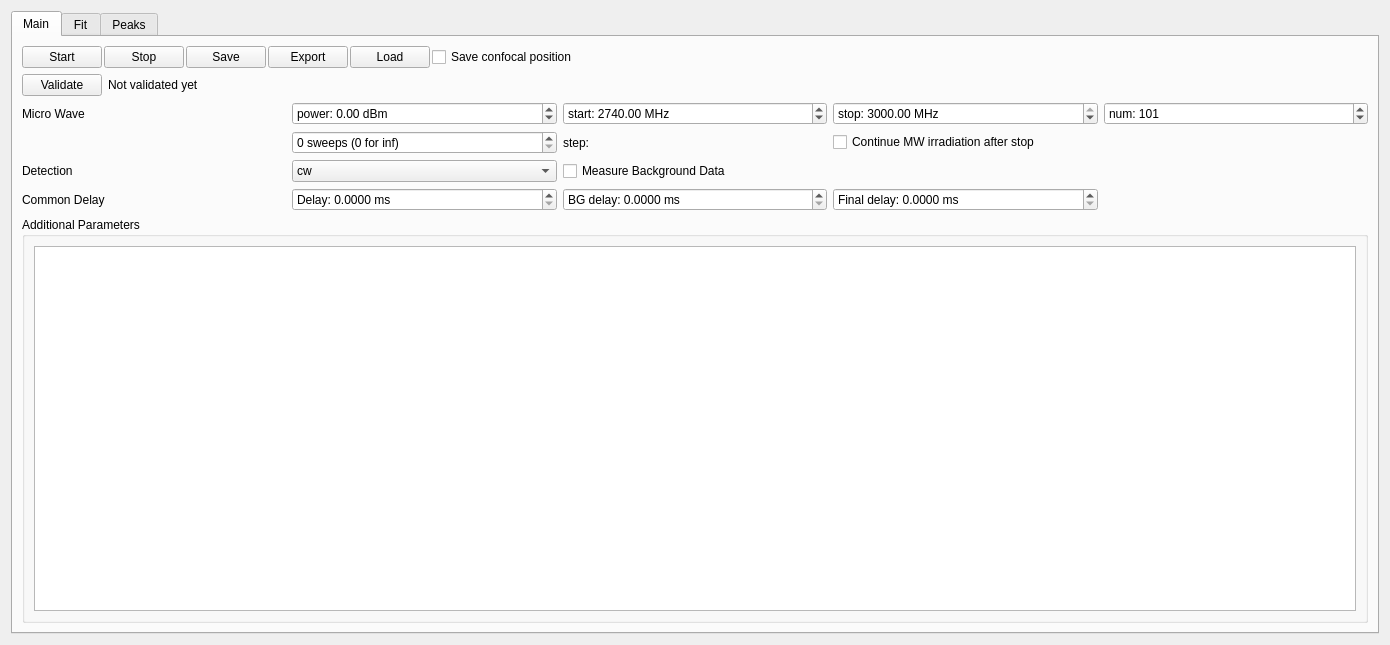
<?xml version="1.0" encoding="UTF-8"?>
<ui version="4.0">
 <class>ODMR</class>
 <widget class="QWidget" name="ODMR">
  <property name="geometry">
   <rect>
    <x>0</x>
    <y>0</y>
    <width>1390</width>
    <height>645</height>
   </rect>
  </property>
  <property name="windowTitle">
   <string>ODMR</string>
  </property>
  <layout class="QVBoxLayout" name="verticalLayout_2">
   <item>
    <widget class="QTabWidget" name="tabWidget">
     <property name="sizePolicy">
      <sizepolicy hsizetype="Expanding" vsizetype="Preferred">
       <horstretch>0</horstretch>
       <verstretch>0</verstretch>
      </sizepolicy>
     </property>
     <property name="currentIndex">
      <number>0</number>
     </property>
     <widget class="QWidget" name="measTab">
      <attribute name="title">
       <string>Main</string>
      </attribute>
      <layout class="QVBoxLayout" name="verticalLayout">
       <item>
        <layout class="QHBoxLayout" name="horizontalLayout">
         <property name="spacing">
          <number>2</number>
         </property>
         <item>
          <widget class="QPushButton" name="startButton">
           <property name="text">
            <string>Start</string>
           </property>
          </widget>
         </item>
         <item>
          <widget class="QPushButton" name="stopButton">
           <property name="text">
            <string>Stop</string>
           </property>
          </widget>
         </item>
         <item>
          <widget class="QPushButton" name="saveButton">
           <property name="text">
            <string>Save</string>
           </property>
          </widget>
         </item>
         <item>
          <widget class="QPushButton" name="exportButton">
           <property name="text">
            <string>Export</string>
           </property>
          </widget>
         </item>
         <item>
          <widget class="QPushButton" name="loadButton">
           <property name="text">
            <string>Load</string>
           </property>
          </widget>
         </item>
         <item>
          <widget class="QCheckBox" name="saveconfocalBox">
           <property name="text">
            <string>Save confocal position</string>
           </property>
          </widget>
         </item>
         <item>
          <spacer name="horizontalSpacer_3">
           <property name="orientation">
            <enum>Qt::Horizontal</enum>
           </property>
           <property name="sizeType">
            <enum>QSizePolicy::Expanding</enum>
           </property>
           <property name="sizeHint" stdset="0">
            <size>
             <width>100</width>
             <height>20</height>
            </size>
           </property>
          </spacer>
         </item>
        </layout>
       </item>
       <item>
        <layout class="QHBoxLayout" name="horizontalLayout_2">
         <item>
          <widget class="QPushButton" name="validateButton">
           <property name="text">
            <string>Validate</string>
           </property>
          </widget>
         </item>
         <item>
          <widget class="QLabel" name="pulseLabel">
           <property name="text">
            <string>Not validated yet</string>
           </property>
          </widget>
         </item>
         <item>
          <spacer name="horizontalSpacer">
           <property name="orientation">
            <enum>Qt::Horizontal</enum>
           </property>
           <property name="sizeHint" stdset="0">
            <size>
             <width>40</width>
             <height>20</height>
            </size>
           </property>
          </spacer>
         </item>
        </layout>
       </item>
       <item>
        <layout class="QGridLayout" name="gridLayout_2">
         <item row="0" column="0">
          <widget class="QLabel" name="label_6">
           <property name="text">
            <string>Micro Wave</string>
           </property>
          </widget>
         </item>
         <item row="0" column="4">
          <widget class="QSpinBox" name="numBox">
           <property name="suffix">
            <string/>
           </property>
           <property name="prefix">
            <string>num: </string>
           </property>
           <property name="minimum">
            <number>2</number>
           </property>
           <property name="maximum">
            <number>99999</number>
           </property>
           <property name="value">
            <number>101</number>
           </property>
          </widget>
         </item>
         <item row="3" column="2">
          <widget class="QDoubleSpinBox" name="bgdelayBox">
           <property name="prefix">
            <string>BG delay: </string>
           </property>
           <property name="suffix">
            <string> ms</string>
           </property>
           <property name="decimals">
            <number>4</number>
           </property>
           <property name="maximum">
            <double>1000.000000000000000</double>
           </property>
          </widget>
         </item>
         <item row="0" column="1">
          <widget class="QDoubleSpinBox" name="powerBox">
           <property name="prefix">
            <string>power: </string>
           </property>
           <property name="suffix">
            <string> dBm</string>
           </property>
           <property name="minimum">
            <double>-65.000000000000000</double>
           </property>
           <property name="maximum">
            <double>54.000000000000000</double>
           </property>
           <property name="value">
            <double>0.000000000000000</double>
           </property>
          </widget>
         </item>
         <item row="1" column="3">
          <widget class="QCheckBox" name="mwcontBox">
           <property name="text">
            <string>Continue MW irradiation after stop</string>
           </property>
          </widget>
         </item>
         <item row="3" column="3">
          <widget class="QDoubleSpinBox" name="finaldelayBox">
           <property name="prefix">
            <string>Final delay: </string>
           </property>
           <property name="suffix">
            <string> ms</string>
           </property>
           <property name="decimals">
            <number>4</number>
           </property>
           <property name="maximum">
            <double>1000.000000000000000</double>
           </property>
          </widget>
         </item>
         <item row="2" column="0">
          <widget class="QLabel" name="label">
           <property name="text">
            <string>Detection</string>
           </property>
          </widget>
         </item>
         <item row="1" column="1">
          <widget class="QSpinBox" name="sweepsBox">
           <property name="suffix">
            <string> sweeps (0 for inf)</string>
           </property>
           <property name="prefix">
            <string/>
           </property>
           <property name="minimum">
            <number>0</number>
           </property>
           <property name="maximum">
            <number>999999</number>
           </property>
           <property name="singleStep">
            <number>1</number>
           </property>
           <property name="value">
            <number>0</number>
           </property>
          </widget>
         </item>
         <item row="0" column="2">
          <widget class="QDoubleSpinBox" name="startBox">
           <property name="prefix">
            <string>start: </string>
           </property>
           <property name="suffix">
            <string> MHz</string>
           </property>
           <property name="decimals">
            <number>2</number>
           </property>
           <property name="minimum">
            <double>10.000000000000000</double>
           </property>
           <property name="maximum">
            <double>3000.000000000000000</double>
           </property>
           <property name="singleStep">
            <double>100.000000000000000</double>
           </property>
           <property name="value">
            <double>2740.000000000000000</double>
           </property>
          </widget>
         </item>
         <item row="3" column="0">
          <widget class="QLabel" name="label_3">
           <property name="text">
            <string>Common Delay</string>
           </property>
          </widget>
         </item>
         <item row="2" column="1">
          <widget class="QComboBox" name="methodBox">
           <item>
            <property name="text">
             <string>cw</string>
            </property>
           </item>
           <item>
            <property name="text">
             <string>pulse</string>
            </property>
           </item>
          </widget>
         </item>
         <item row="0" column="3">
          <widget class="QDoubleSpinBox" name="stopBox">
           <property name="prefix">
            <string>stop: </string>
           </property>
           <property name="suffix">
            <string> MHz</string>
           </property>
           <property name="decimals">
            <number>2</number>
           </property>
           <property name="minimum">
            <double>10.000000000000000</double>
           </property>
           <property name="maximum">
            <double>3000.000000000000000</double>
           </property>
           <property name="singleStep">
            <double>100.000000000000000</double>
           </property>
           <property name="value">
            <double>3000.000000000000000</double>
           </property>
          </widget>
         </item>
         <item row="3" column="1">
          <widget class="QDoubleSpinBox" name="delayBox">
           <property name="prefix">
            <string>Delay: </string>
           </property>
           <property name="suffix">
            <string> ms</string>
           </property>
           <property name="decimals">
            <number>4</number>
           </property>
           <property name="maximum">
            <double>1000.000000000000000</double>
           </property>
          </widget>
         </item>
         <item row="1" column="2">
          <widget class="QLabel" name="stepLabel">
           <property name="text">
            <string>step: </string>
           </property>
          </widget>
         </item>
         <item row="2" column="2">
          <widget class="QCheckBox" name="backgroundBox">
           <property name="text">
            <string>Measure Background Data</string>
           </property>
          </widget>
         </item>
        </layout>
       </item>
       <item>
        <widget class="QGroupBox" name="groupBox_4">
         <property name="title">
          <string>Additional Parameters</string>
         </property>
         <layout class="QVBoxLayout" name="verticalLayout_4">
          <item>
           <widget class="ParamTable" name="paramTable"/>
          </item>
         </layout>
        </widget>
       </item>
      </layout>
     </widget>
     <widget class="QWidget" name="fiTab">
      <attribute name="title">
       <string>Fit</string>
      </attribute>
     </widget>
     <widget class="QWidget" name="peaksTab">
      <property name="minimumSize">
       <size>
        <width>0</width>
        <height>0</height>
       </size>
      </property>
      <attribute name="title">
       <string>Peaks</string>
      </attribute>
     </widget>
    </widget>
   </item>
  </layout>
 </widget>
 <customwidgets>
  <customwidget>
   <class>ParamTable</class>
   <extends>QTableWidget</extends>
   <header>mahos.gui.param</header>
  </customwidget>
 </customwidgets>
 <tabstops>
  <tabstop>tabWidget</tabstop>
  <tabstop>startButton</tabstop>
  <tabstop>stopButton</tabstop>
  <tabstop>saveButton</tabstop>
  <tabstop>exportButton</tabstop>
  <tabstop>loadButton</tabstop>
  <tabstop>saveconfocalBox</tabstop>
  <tabstop>validateButton</tabstop>
  <tabstop>powerBox</tabstop>
  <tabstop>startBox</tabstop>
  <tabstop>stopBox</tabstop>
  <tabstop>numBox</tabstop>
  <tabstop>sweepsBox</tabstop>
  <tabstop>mwcontBox</tabstop>
  <tabstop>methodBox</tabstop>
  <tabstop>backgroundBox</tabstop>
  <tabstop>delayBox</tabstop>
  <tabstop>bgdelayBox</tabstop>
  <tabstop>finaldelayBox</tabstop>
  <tabstop>paramTable</tabstop>
 </tabstops>
 <resources/>
 <connections/>
</ui>
